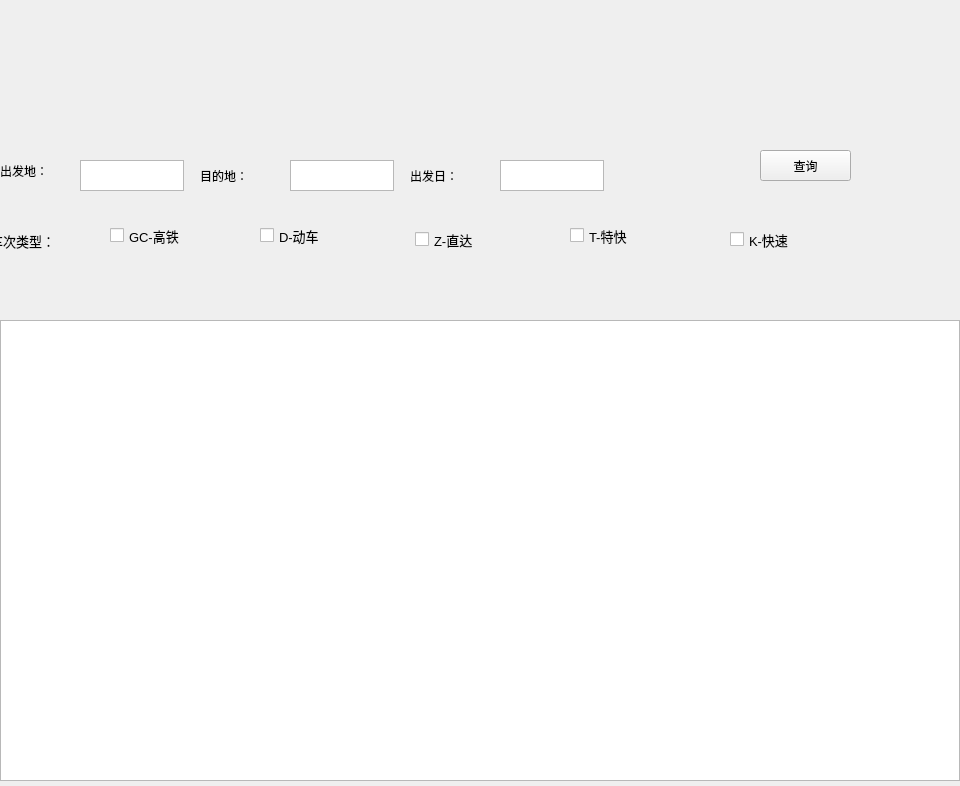
<?xml version="1.0" encoding="UTF-8"?>
<ui version="4.0">
 <class>MainWindow</class>
 <widget class="QMainWindow" name="MainWindow">
  <property name="geometry">
   <rect>
    <x>0</x>
    <y>0</y>
    <width>960</width>
    <height>786</height>
   </rect>
  </property>
  <property name="minimumSize">
   <size>
    <width>960</width>
    <height>786</height>
   </size>
  </property>
  <property name="maximumSize">
   <size>
    <width>960</width>
    <height>786</height>
   </size>
  </property>
  <property name="windowTitle">
   <string>车票查询</string>
  </property>
  <widget class="QWidget" name="centralwidget">
   <widget class="QLabel" name="label_title_img">
    <property name="geometry">
     <rect>
      <x>0</x>
      <y>0</y>
      <width>27</width>
      <height>60</height>
     </rect>
    </property>
    <property name="font">
     <font>
      <pointsize>20</pointsize>
     </font>
    </property>
    <property name="text">
     <string/>
    </property>
   </widget>
   <widget class="QWidget" name="widget_checkBox" native="true">
    <property name="geometry">
     <rect>
      <x>0</x>
      <y>220</y>
      <width>961</width>
      <height>35</height>
     </rect>
    </property>
    <property name="autoFillBackground">
     <bool>false</bool>
    </property>
    <widget class="QCheckBox" name="checkBox_T">
     <property name="geometry">
      <rect>
       <x>570</x>
       <y>0</y>
       <width>141</width>
       <height>31</height>
      </rect>
     </property>
     <property name="font">
      <font>
       <pointsize>10</pointsize>
      </font>
     </property>
     <property name="text">
      <string>T-特快</string>
     </property>
    </widget>
    <widget class="QCheckBox" name="checkBox_K">
     <property name="geometry">
      <rect>
       <x>730</x>
       <y>9</y>
       <width>171</width>
       <height>21</height>
      </rect>
     </property>
     <property name="font">
      <font>
       <pointsize>10</pointsize>
      </font>
     </property>
     <property name="text">
      <string>K-快速</string>
     </property>
    </widget>
    <widget class="QCheckBox" name="checkBox_Z">
     <property name="geometry">
      <rect>
       <x>415</x>
       <y>9</y>
       <width>131</width>
       <height>21</height>
      </rect>
     </property>
     <property name="font">
      <font>
       <pointsize>10</pointsize>
      </font>
     </property>
     <property name="text">
      <string>Z-直达</string>
     </property>
    </widget>
    <widget class="QCheckBox" name="checkBox_D">
     <property name="geometry">
      <rect>
       <x>260</x>
       <y>0</y>
       <width>141</width>
       <height>31</height>
      </rect>
     </property>
     <property name="font">
      <font>
       <pointsize>10</pointsize>
      </font>
     </property>
     <property name="text">
      <string>D-动车</string>
     </property>
    </widget>
    <widget class="QCheckBox" name="checkBox_G">
     <property name="geometry">
      <rect>
       <x>110</x>
       <y>0</y>
       <width>171</width>
       <height>31</height>
      </rect>
     </property>
     <property name="font">
      <font>
       <pointsize>10</pointsize>
      </font>
     </property>
     <property name="text">
      <string>GC-高铁</string>
     </property>
    </widget>
    <widget class="QLabel" name="label_type">
     <property name="geometry">
      <rect>
       <x>-10</x>
       <y>0</y>
       <width>201</width>
       <height>41</height>
      </rect>
     </property>
     <property name="font">
      <font>
       <pointsize>10</pointsize>
      </font>
     </property>
     <property name="text">
      <string>车次类型：</string>
     </property>
    </widget>
   </widget>
   <widget class="QLabel" name="label_train_img">
    <property name="geometry">
     <rect>
      <x>0</x>
      <y>256</y>
      <width>960</width>
      <height>62</height>
     </rect>
    </property>
    <property name="text">
     <string/>
    </property>
   </widget>
   <widget class="QWidget" name="widget_query" native="true">
    <property name="geometry">
     <rect>
      <x>0</x>
      <y>140</y>
      <width>960</width>
      <height>80</height>
     </rect>
    </property>
    <widget class="QLabel" name="label">
     <property name="geometry">
      <rect>
       <x>0</x>
       <y>10</y>
       <width>91</width>
       <height>41</height>
      </rect>
     </property>
     <property name="text">
      <string>出发地：</string>
     </property>
    </widget>
    <widget class="QTextEdit" name="textEdit">
     <property name="geometry">
      <rect>
       <x>80</x>
       <y>20</y>
       <width>104</width>
       <height>31</height>
      </rect>
     </property>
     <property name="font">
      <font>
       <pointsize>13</pointsize>
      </font>
     </property>
    </widget>
    <widget class="QLabel" name="label_2">
     <property name="geometry">
      <rect>
       <x>200</x>
       <y>20</y>
       <width>111</width>
       <height>31</height>
      </rect>
     </property>
     <property name="text">
      <string>目的地：</string>
     </property>
    </widget>
    <widget class="QTextEdit" name="textEdit_2">
     <property name="geometry">
      <rect>
       <x>290</x>
       <y>20</y>
       <width>104</width>
       <height>31</height>
      </rect>
     </property>
     <property name="font">
      <font>
       <pointsize>13</pointsize>
      </font>
     </property>
    </widget>
    <widget class="QLabel" name="label_3">
     <property name="geometry">
      <rect>
       <x>410</x>
       <y>20</y>
       <width>111</width>
       <height>31</height>
      </rect>
     </property>
     <property name="text">
      <string>出发日：</string>
     </property>
    </widget>
    <widget class="QTextEdit" name="textEdit_3">
     <property name="geometry">
      <rect>
       <x>500</x>
       <y>20</y>
       <width>104</width>
       <height>31</height>
      </rect>
     </property>
     <property name="font">
      <font>
       <pointsize>13</pointsize>
      </font>
     </property>
    </widget>
    <widget class="QPushButton" name="pushButton">
     <property name="geometry">
      <rect>
       <x>760</x>
       <y>10</y>
       <width>91</width>
       <height>31</height>
      </rect>
     </property>
     <property name="text">
      <string>查询</string>
     </property>
    </widget>
   </widget>
   <widget class="QTableView" name="tableView">
    <property name="geometry">
     <rect>
      <x>0</x>
      <y>320</y>
      <width>960</width>
      <height>461</height>
     </rect>
    </property>
   </widget>
  </widget>
 </widget>
 <tabstops>
  <tabstop>checkBox_G</tabstop>
  <tabstop>checkBox_D</tabstop>
  <tabstop>checkBox_Z</tabstop>
  <tabstop>checkBox_T</tabstop>
  <tabstop>checkBox_K</tabstop>
 </tabstops>
 <resources/>
 <connections/>
</ui>
